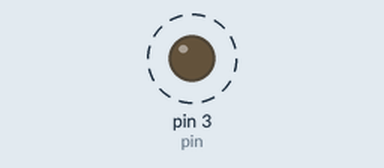
This sketch was run on a simulated Arduino Uno, built with avr-gcc and run on an emulated ATmega328P. Parts: output pins drawn as LEDs (lit = HIGH). Dashed ring = blinking. What the sketch prints to the serial monitor is not drawn.

Above: at 0.5 s.
Timing chart, 0 to 4.6 s (numbered marks = the images above):
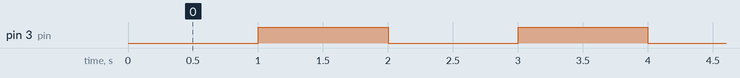

Measured:
- by itself, pin 3 (pin): alternates HIGH for 1.0 s and LOW for 1.0 s

The sketch:

motor.ino
```cpp
int pin = 3;

void setup() {
  // put your setup code here, to run once:
  Serial.begin(115200);
  pinMode (pin, OUTPUT);

}

void loop() {
  // put your main code here, to run repeatedly:
  delay(1000);

  digitalWrite(pin, HIGH);
  Serial.println("On!");

  delay(1000);
  digitalWrite(pin, LOW);
  Serial.println("Off!");

}
```
